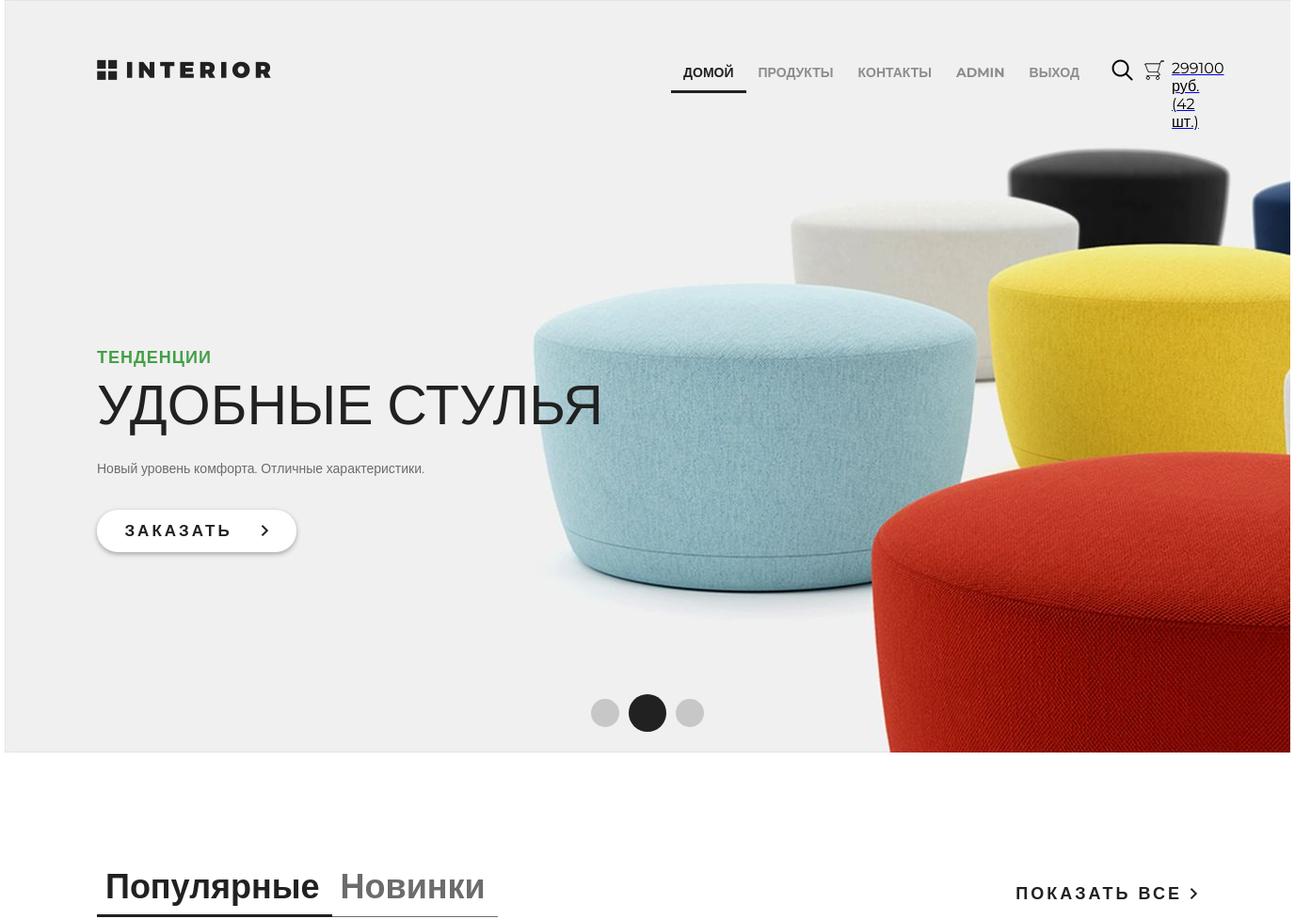
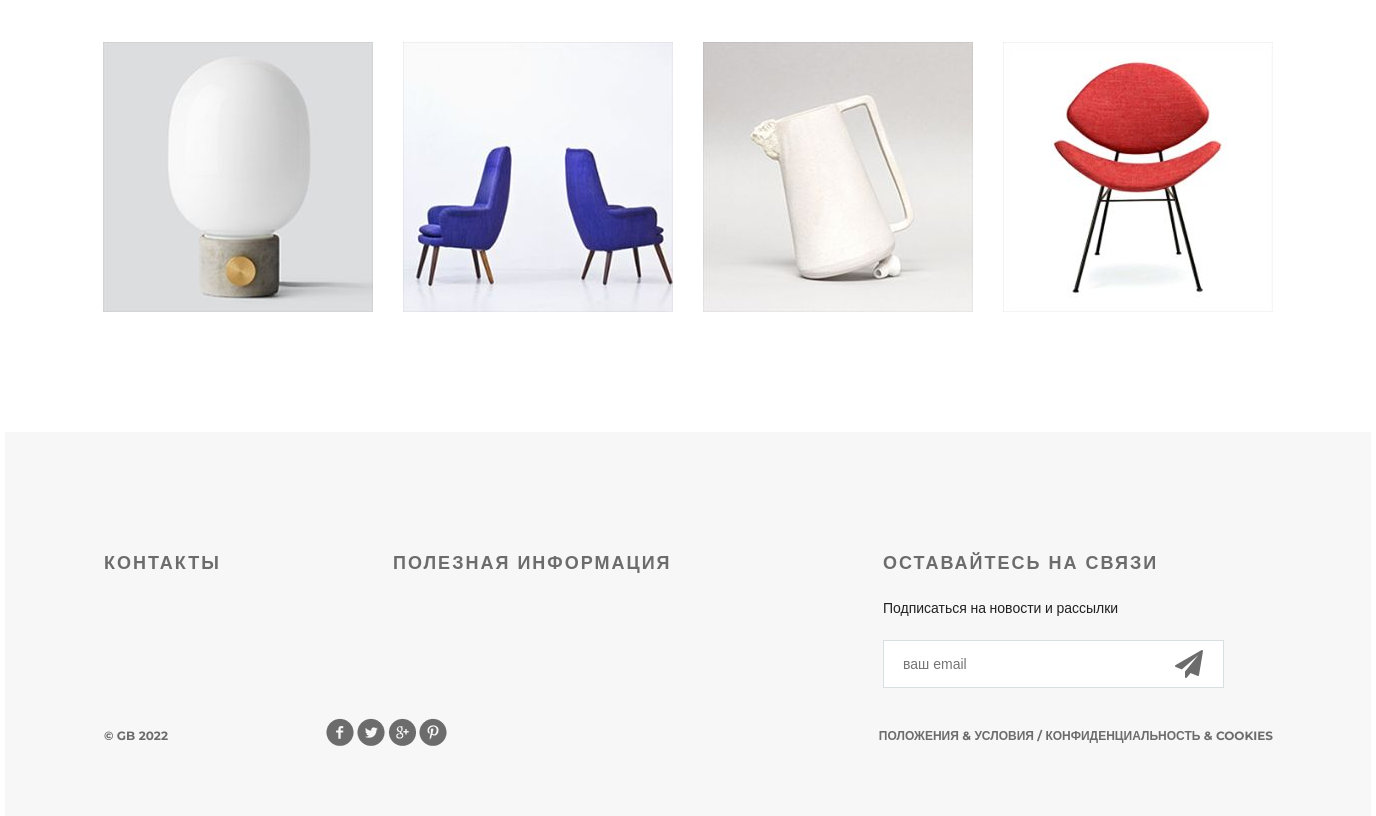
Page / (signed in) on the committed database (2 pictures, top to bottom).
### authapp/models.py (models this page shows)
class ShopUser(AbstractUser):
    avatar = models.ImageField(upload_to='users', blank=True, verbose_name='Аватарка')
    age = models.PositiveSmallIntegerField(verbose_name='Возраст')

### basketapp/models.py (models this page shows, shortened)
class Basket(models.Model):
    product = models.ForeignKey(Product, on_delete=models.CASCADE, verbose_name='Товар')
    user = models.ForeignKey(settings.AUTH_USER_MODEL, on_delete=models.CASCADE, verbose_name='Пользователь')
    quantity = models.PositiveSmallIntegerField(default=0, verbose_name='Количество')
    created_at = models.DateTimeField(auto_now_add=True, verbose_name='Добавлен')
    class Meta:
        verbose_name = 'корзина'
        verbose_name_plural = 'корзины'
        ordering = ('created_at', )
    @property
    def product_cost(self):
        return self.product.price * self.quantity
    @property
    def total_quantity(self):
        _items = Basket.objects.filter(user=self.user)
        return sum(list(_items.values_list('quantity', flat=True)))
    @property
    def total_cost(self):
        _items = Basket.objects.filter(user=self.user)
        return sum(list(map(lambda x: x.product_cost, _items)))

### mainapp/models.py (models this page shows, shortened)
class Product(models.Model):
    category = models.ForeignKey(Category, on_delete=models.CASCADE, verbose_name='Категория')
    name = models.CharField(max_length=128, verbose_name='Название')
    image = models.ImageField(upload_to='product', blank=True, null=True, verbose_name='Изображение')
    short_desc = models.CharField(max_length=128, verbose_name='Краткое описание')
    description = models.TextField(verbose_name='Описание')
    price = models.DecimalField(max_digits=8, decimal_places=2, verbose_name='Цена')
    quantity = models.PositiveSmallIntegerField(default=0, verbose_name='Количество')
    class Meta:
        verbose_name = 'продукт'
        verbose_name_plural = 'продукты'

### mainapp/views.py (the view)
# urls.py: path('', views.index, name='index'),
def index(request):
    context = {
        'products': Product.objects.all()[:4],
        'basket': get_basket(request.user),
    }
    return render(request, 'mainapp/index.html', context)

### mainapp/services.py (called while the page is built)
def get_basket(user):
    basket_list = []
    if user.is_authenticated:
        basket_list = Basket.objects.filter(user=user)
    return basket_list

### mainapp/templates/mainapp/index.html (shortened to what this page needs)
{% extends 'mainapp/base.html' %}
{% load static %}
{% block menu %}
    <div class="slider">
        <div class="header clearfix">
            {% include 'mainapp/includes/inc_main_menu.html' %}
        </div>
        <div class="text-slider">
            <h3 class="green">тенденции</h3>
            <h3 class="big"> удобные стулья</h3>
            <p>Новый уровень комфорта. Отличные характеристики.</p>
            <a href="#" class="button-order">заказать <img src="{% static 'img/arrow.png' %}" alt=""></a>
        </div>
        <div class="navi">
            <a href="#"></a><a href="#"></a><a href="#"></a>
        </div>
    </div>
{% endblock %}
{% block content %}
    <div class="featured">
        <div class="featured-menu">
            <a class="active" href="#">Популярные</a><a href="#">Новинки</a>
        </div>
        <a class="explore" href="#">показать все <img src="{% static 'img/arrow.png' %}" alt=""></a>
        <div class="clearfix">
        </div>
        <div class="tab-content">
            {% for product in products %}
                <div class="block">
                    <a href="{% url 'products:product_item' product.pk %}"><img src="{% if product.image %}/media/{{ product.image }}{% else %}{% static 'img/product-1.jpg' %}{% endif %}" alt="">
                    </a>
                </div>
            {% endfor %}
        </div>
    </div>
{% endblock %}

### mainapp/templates/mainapp/includes/inc_main_menu.html
<a href="{% url 'index' %}" class="logo"></a>
<ul class="menu">
    <li><a href="{% url 'index' %}"
           {% if request.resolver_match.url_name == 'index' %}class="active"{% endif %}>домой</a>
    </li>
    <li><a href="{% url 'products:products_hot_product' %}"
           {% if request.resolver_match.url_name == 'products' %}class="active"{% endif %}>продукты</a>
    </li>
    <li><a href="{% url 'contact' %}"
           {% if request.resolver_match.url_name == 'contact' %}class="active"{% endif %}>контакты</a>
    </li>
    {% if user.is_authenticated %}
    <li>
        <a href="{% url 'authapp:edit' %}">{{ user.first_name|default:'Пользователь' }}</a>
    </li>
    <li>
        <a href="{% url 'authapp:logout' %}">Выход</a>
    </li>
    {% else %}
    <li>
        <a href="{% url 'authapp:login' %}">Вход</a>
    </li>
    {% endif %}
</ul>
<a href="#" class="search"></a>
<a href="{% url 'basket:list' %}" class="basket">
    <span style="display: block; margin-left: 30px; color: black">
        {% if basket %}
            {{ basket.0.total_cost|floatformat:0 }} руб.
            ({{ basket.0.total_quantity }} шт.)
        {% endif %}
    </span>
</a>

### static/css/style.css (style rules this page uses)
* { margin: 0; padding: 0; }
body { font-family: 'Montserrat', sans-serif; }
html, body { height: 100%; }
.slider { height: 800px; background-image: url(img/slider.jpg); padding-left: 98px; padding-right: 211px; position: relative; }
.logo { background-image: url(img/logo.png); margin-top: 63px; width: 185px; height: 22px; float: left; }
.menu { list-style-type: none; margin-top: 67px; float: right; }
.menu li { float: left; }
.menu a { color: #8c8c8c; font-size: 14px; font-weight: 700; text-align: right; text-transform: uppercase; text-decoration: none; padding: 10px 13px; }
.menu .active { color: #212121; font-weight: 700; border-bottom: 3px solid #212121; }
.search { display: block; width: 23px; height: 23px; background-image: url(img/search.png); position: absolute; top: 63px; left: 1176px; }
.basket { display: block; width: 23px; height: 23px; background-image: url(img/basket.png); position: absolute; top: 63px; left: 1210px; }
.clearfix:after { content: ""; display: block; clear: both; }
.text-slider { margin-top: 288px; position: absolute; }
.text-slider p { color: #6c6c6c; font-size: 14px; text-align: left; width: 458px; line-height: 24px; }
.button-order { background-color: #ffffff; box-shadow: 0px 2px 4.85px 0.15px rgba(33, 33, 33, 0.35); width: 212px; height: 45px; display: block; text-transform: uppercase; text-align: center; border-radius: 22px; text-decoration: none; color: #212121; font-size: 17px; font-weight: 700; line-height: 45px; margin-top: 32px; letter-spacing: 3px; }
.button-order img { padding-left: 22px; }
.green { text-transform: uppercase; color: #43a047; font-size: 18px; font-weight: 700; text-align: left; margin-bottom: 22px; line-height: 13px; letter-spacing: 1px; }
.big { color: #212121; font-size: 59px; line-height: 43px; text-transform: uppercase; font-weight: 100; margin-bottom: 34px; }
.navi { position: absolute; bottom: 22px; right: 618px; display: flex; width: 130px; height: 40px; justify-content: space-between; align-items: center; }
.navi a { display: block; width: 30px; height: 30px; border-radius: 50%; background-color: rgba(33, 33, 33, 0.2); float: left; margin: 0px 5px; }
.navi a:nth-child(2) { display: block; width: 40px; height: 40px; border-radius: 50%; background-color: #212121; float: left; margin: 0px; }
.featured { padding-left: 98px; padding-right: 98px; }
.featured-menu { margin-top: 120px; width: 300px; height: 49px; float: left; }
.featured-menu a { color: #6c6c6c; font-size: 36px; font-weight: 700; text-align: left; text-decoration: none; border-bottom: 1px solid #6c6c6c; padding-bottom: 10px; padding-right: 13px; padding-left: 9px; }
.featured-menu .active { font-size: 36px; font-weight: 700; text-align: left; color: #212121; border-bottom: 3px solid #212121; padding-bottom: 8px; }
.explore { text-transform: uppercase; color: #212121; font-size: 18px; font-weight: 700; line-height: 24px; text-align: center; float: right; margin-top: 138px; letter-spacing: 3px; text-decoration: none; }
.tab-content { margin-top: 50px; display: flex; justify-content: space-between; margin-bottom: 120px; }
.tab-content .block { height: 270px; width: 270px; position: relative; }

### rows in the picture
ShopUser: first_name "ADMIN"
Basket: user+product+quantity "299100", user "42"
Product: image (picture)
Product: image (picture)
Product: image (picture)
Product: image (picture)
